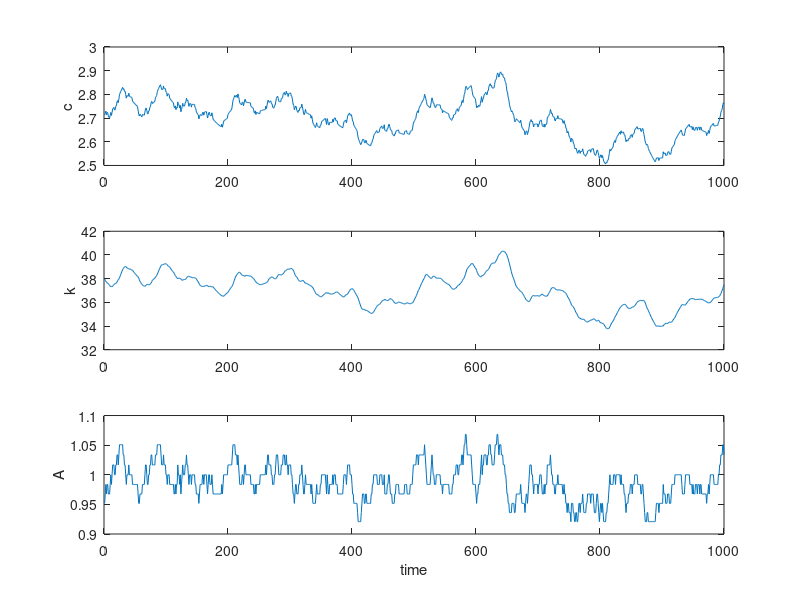
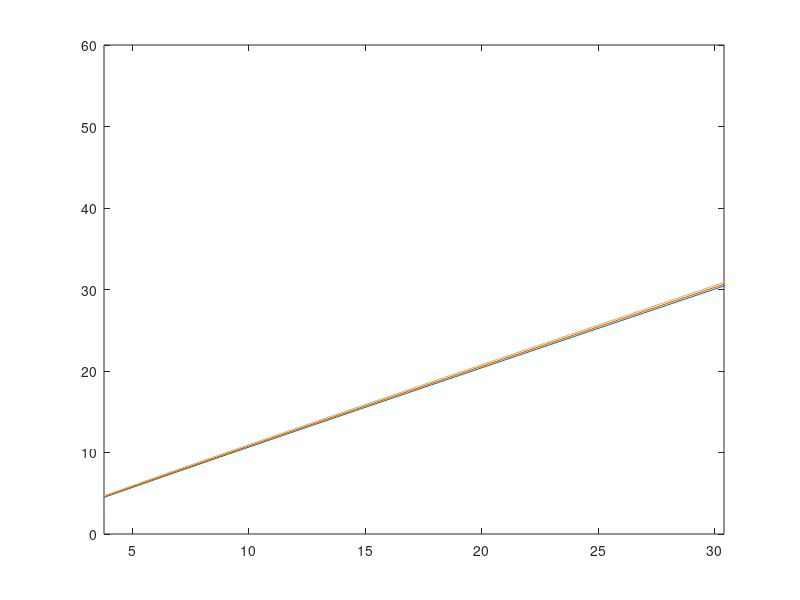

Write the MATLAB code that produced these figures, in order.
clear all;

load stoch_result.mat;

pfcn = zeros(nk,nz);

for j = 1:11
    
    pfcn(:,j) = exp(zgrid(j))*kgrid.^alpha + (1-delta)*kgrid - cfcn0(:,j);

end

figure;
plot(kgrid,pfcn(:,1));
hold on;
plot(kgrid,pfcn(:,6));
plot(kgrid,pfcn(:,11));
xlim([kgrid(1) kgrid(11)]);

figure;
subplot(311);
plot(cvec);
ylabel('c');
subplot(312);
plot(kvec(1:T));
ylabel('k');
subplot(313);
plot(exp(zgrid(ivec(1:T))));
ylabel('A');
xlabel('time');

print -depsc2 TI_stochsim.eps
